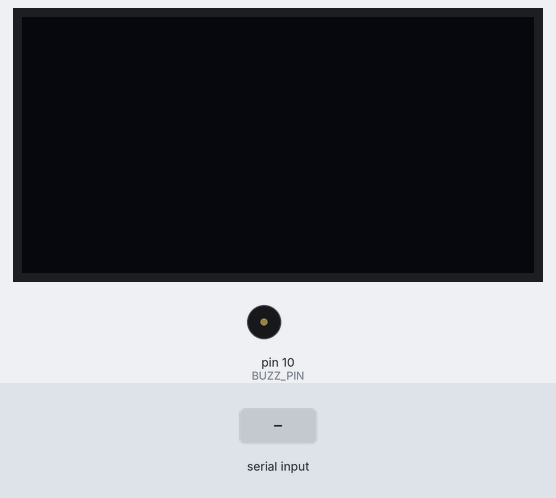
This sketch was run on a simulated Arduino Uno, built with avr-gcc and run on an emulated ATmega328P. On the bench: 128×64 one-colour display, buzzer (waves = sounding, pin HIGH). Inputs (shaded band) come from the test bench. The OLED is the two-colour kind (top 16 rows yellow).

Above: at 1.5 s.
1.6 s: "90,45\n" received over Serial
At 3.8 s:
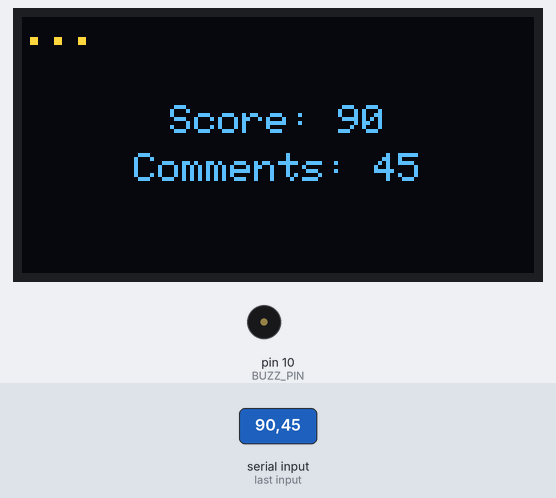
4.1 s: "30,150\n" received over Serial
At 5.8 s:
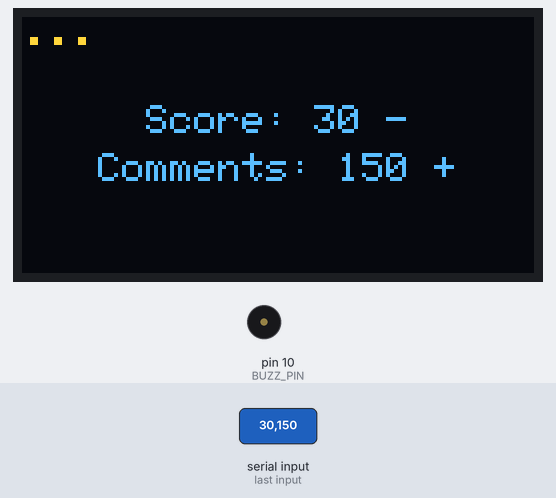
6.7 s: "90\n" received over Serial
At 9.5 s:
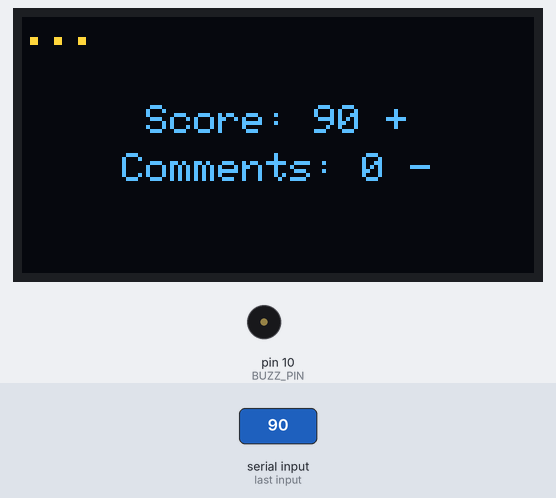
9.7 s: "1,90\n" received over Serial
At 12.1 s:
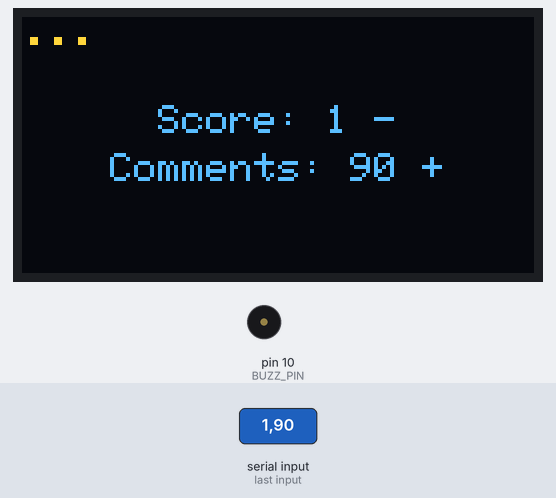
12.4 s: "30,150\n" received over Serial
At 13.49 s:
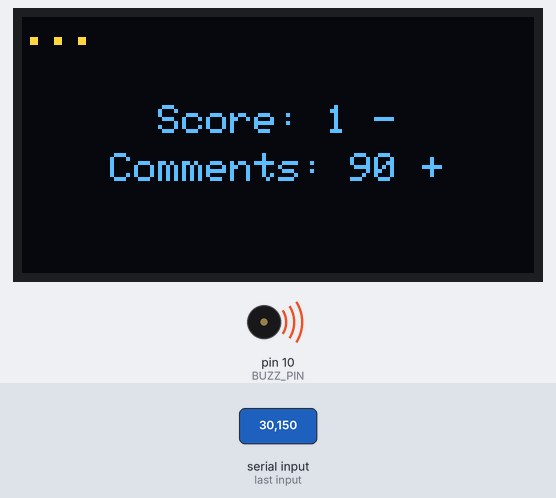
Timing chart, 0 to 15.4 s (numbered marks = the images above; inputs shaded):
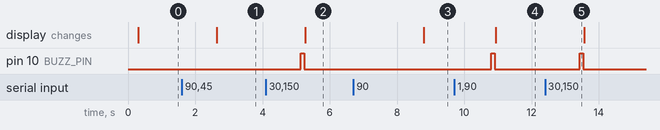

Measured:
- after the input at 1.6 s, the display: changes after 1.0 s (image 1)
- after the input at 4.1 s, pin 10 (BUZZ_PIN): LOW → HIGH after 1.0 s, → LOW 0.10 s later; the display: changes after 1.2 s (image 2)
- after the input at 6.7 s, the display: changes after 2.1 s (image 3)
- after the input at 9.7 s, pin 10 (BUZZ_PIN): LOW → HIGH after 1.1 s, → LOW 0.10 s later; the display: changes after 1.2 s (image 4)
- after the input at 12.4 s, pin 10 (BUZZ_PIN): LOW → HIGH after 1.0 s, → LOW 0.10 s later

The sketch:

reddit_display.ino
```cpp
#include<limits.h>
#include"oled_display.h"
#include"buzzer.h"

// current data

long score = 0;

long comments = 0;

// previous data

long prev_score = 0;

long prev_comments = 0;

String title;

bool initialized = false;

void setup() {
    // put your setup code here, to run once:

    OLED.setup();

    buzzer_setup();

    Serial.begin(9600);
}

void loop() {
    // put your main code here, to run repeatedly:

    // checking if any serial data is available

    if(Serial.available())
    {
        /*
            reading the serial data

            format of serial data: "{score},{comments},{title}\n
        */

        score = Serial.parseInt();   // reading integer

        comments = Serial.parseInt();   // reading integer

        Serial.read();  // extracting extra ',' after last integer

        title = Serial.readStringUntil('\n'); // reading a string till we find '\n'

        title.trim();   // getting rid of extra '\n' at the end

        if(initialized)
        {
            /*
                previous values are already initialized so we use them to determine
                the change in score and no. of comments
            */

            if(prev_comments < comments)
            {
                ping(); // ping when new comments are added
            }

            OLED.print_reddit_data(
                score,
                comments,
                title.substring(0, 15) + "...",
                ((prev_score == score) ? 0 : ((prev_score < score) ? 1 : -1)),
                ((prev_comments == comments) ? 0 : ((prev_comments < comments) ? 1 : -1))
            );
        }
        else
        {
            /*
                previous values are not initialized yet as it's the first iteration
                so send 0 to indicate no change in score or no. of comments
            */

            OLED.print_reddit_data(score, comments, title.substring(0, 15) + "...");

            initialized = true; // previous values will be initialized soon
        }

        prev_score = score;

        prev_comments = comments;
    }

    delay(100);
}
```

buzzer.h
```cpp
/*
    Here I provide some functions to setup and handle the buzzer (Active buzzer)
*/

#ifndef BUZZER_HEADER
#define BUZZER_HEADER

#define BUZZ_PIN 10 // buzzer output

// setup the buzzer system

void buzzer_setup()
{
    pinMode(BUZZ_PIN, OUTPUT);
}

// just generate a little sound with buzzer

void ping()
{
    digitalWrite(BUZZ_PIN, HIGH);

    delay(100);

    digitalWrite(BUZZ_PIN, LOW);
}

#endif
```

oled_display.h
```cpp
// this file provides an object for easy handling of oled display

#ifndef OLED_DISPLAY_HEADER
#define OLED_DISPLAY_HEADER

#include <Wire.h>
#include <Adafruit_GFX.h>
#include <Adafruit_SH110X.h>

using namespace std;

#define I2C_ADDRESS_OLED 0X3C

#define SCREEN_WIDTH   128
#define SCREEN_HEIGHT  64

// display and ui class

class OLED_DISPLAY
{
    Adafruit_SH1106G display;

    public:

    OLED_DISPLAY() : display(SCREEN_WIDTH, SCREEN_HEIGHT)
    {}

    // call the following function from setup()

    void setup()
    {
        // initialize and set up our display

        delay(250); // wait for our display to power up

        display.begin(I2C_ADDRESS_OLED);

        display.setContrast(10);  // dim the display

        display.clearDisplay(); // cleanup the screen

        display.display();  // refresh the screen, so, it's nice and clean

        // setting text properties

        display.setTextSize(1);

        display.setTextColor(SH110X_WHITE);
    }

    /*
        this class is ued by the function below to display a '+' or '-' sign on the screen
        to indicate if teh data has increased or decreased
    */

    class status
    {
        uint8_t count;  // for how many iteration we display the sign

        String str; // to store the sign string

        public:

        status() : count(0), str("")
        {}

        // ture means up, false means down

        void set(bool up)
        {
            count = 5;  // initializing iteration counter to count for 5 iterations

            // '+' sign for up, '-' sign for down

            str = up ? " +" : " -";
        }

        // get the sign, it also updates the iteration count silently

        const String& get()
        {
            if(count != 0)
            {
                count--;
            }
            else if(str.length() > 0)
            {
                str = "";   // empty the the string as counter has expired
            }

            return str;
        }
    };

    /*
        get some data about a reddit post to display in the screen

        score: no. of upvotes - no. of downvotes

        comments: no. of comments

        title: title of the post

        score_trends: -1 (score is decreasing) 0 (no change) 1 (increase)

        comments_trends: -1 (comments is decreasing) 0 (no change) 1 (increase)
    */

    void print_reddit_data(long score, long comments, String title, int8_t score_trends = 0, int8_t comments_trends = 0)
    {
        static status score_status, comments_status;

        uint8_t x, y;

        int16_t _x, _y;

        uint16_t w, h;

        // updating status according to score

        if(score_trends)
        {
            score_status.set(score_trends == 1);
        }

        if(comments_trends)
        {
            comments_status.set(comments_trends == 1);
        }

        // makes the score and comments strings and add '+' or '-' after to indicate the trends

        String score_str = "Score: " + String(score) + score_status.get();

        String comments_str = "Comments: " + String(comments) + comments_status.get();

        // cleaning the display

        display.clearDisplay();

        // placing score string

        display.getTextBounds(score_str, 0, 0, &_x, &_y, &w, &h);

        x = SCREEN_WIDTH / 2 - w / 2;

        y = SCREEN_HEIGHT / 2 - h - 2;

        display.setCursor(x, y);

        display.print(score_str);

        // placing comments string

        display.getTextBounds(comments_str, 0, 0, &_x, &_y, &w, &h);

        x = SCREEN_WIDTH / 2 - w / 2;

        y = SCREEN_HEIGHT / 2 + 2;

        display.setCursor(x, y);

        display.print(comments_str);

        // placing post title

        display.setCursor(0, 0);

        display.print(title);

        display.display();
    }
} OLED; // display and ui object

#endif // OLED_DISPLAY_HEADER
```
